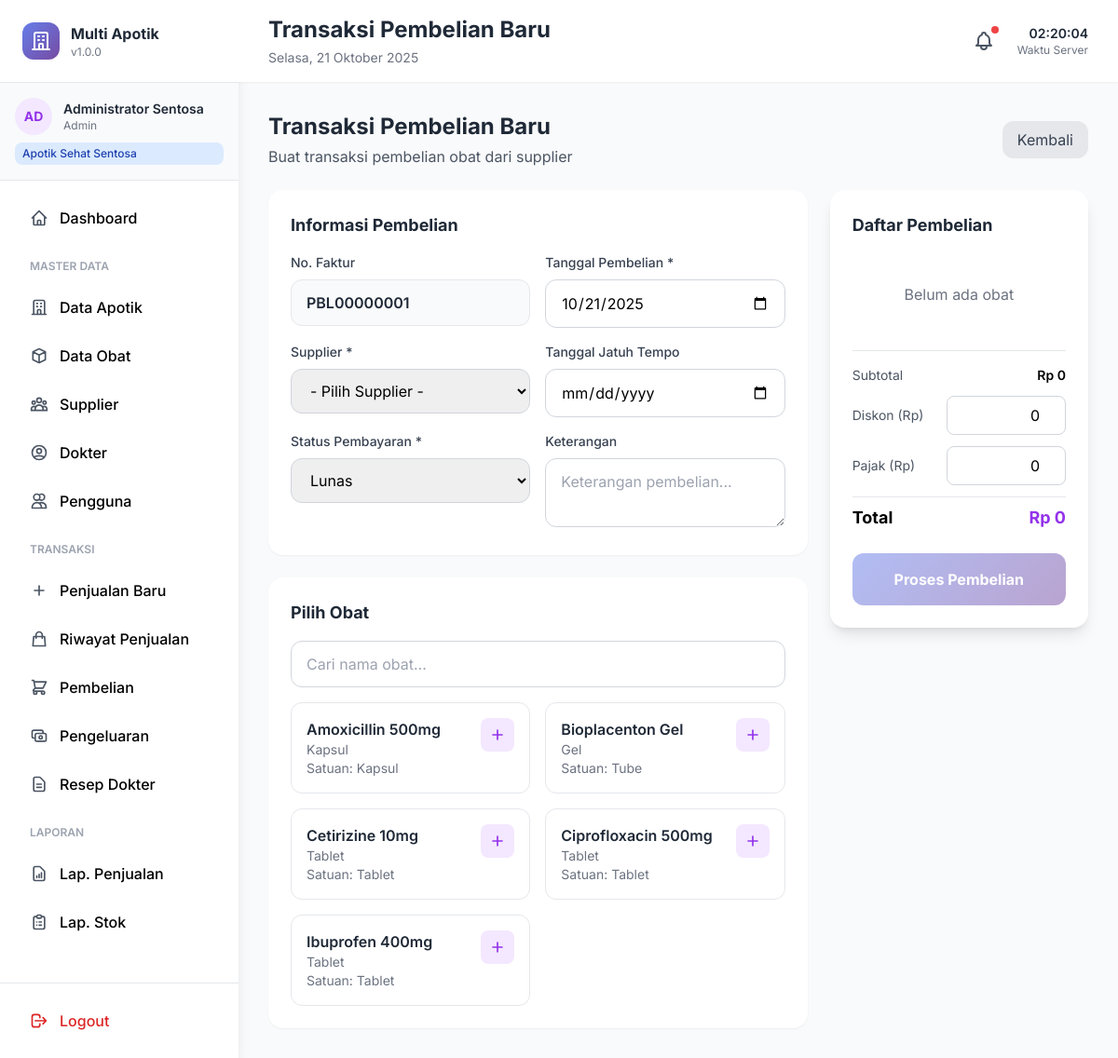
Page /pembelian/create.php (signed in) on the committed database.
### tables this page shows
CREATE TABLE obat (
    id_obat INT PRIMARY KEY AUTO_INCREMENT,
    id_apotik INT NOT NULL,
    id_kategori INT,
    kode_obat VARCHAR(50) UNIQUE NOT NULL,
    nama_obat VARCHAR(200) NOT NULL,
    jenis_obat VARCHAR(100),
    satuan VARCHAR(20) NOT NULL,
    harga_beli DECIMAL(15,2) DEFAULT 0,
    harga_jual DECIMAL(15,2) NOT NULL,
    margin_persen DECIMAL(5,2),
    aturan_pakai TEXT,
    dosis VARCHAR(100),
    efek_samping TEXT,
    golongan ENUM('bebas', 'bebas_terbatas', 'keras', 'narkotika') DEFAULT 'bebas',
    perlu_resep BOOLEAN DEFAULT FALSE,
    status ENUM('aktif', 'nonaktif') DEFAULT 'aktif',
    created_at TIMESTAMP DEFAULT CURRENT_TIMESTAMP,
    updated_at TIMESTAMP DEFAULT CURRENT_TIMESTAMP ON UPDATE CURRENT_TIMESTAMP,
    FOREIGN KEY (id_apotik) REFERENCES apotik(id_apotik) ON DELETE CASCADE,
    FOREIGN KEY (id_kategori) REFERENCES kategori_obat(id_kategori) ON DELETE SET NULL
);

### config.php (called while the page is built, shortened)
<?php
class Database {
    private static $instance = null;
    private $conn;
    private function __construct() {
        try {
            $this->conn = new mysqli(DB_HOST, DB_USER, DB_PASS, DB_NAME);
            $this->conn->set_charset("utf8mb4");
        } catch (Exception $e) {
            die("Database Error: " . $e->getMessage());
        }
    }
    public static function getInstance() {
        if (self::$instance === null) {
            self::$instance = new self();
        }
        return self::$instance;
    }
    public function query($sql) {
        return $this->conn->query($sql);
    }
    public function prepare($sql) {
        return $this->conn->prepare($sql);
    }
}
function db() {
    return Database::getInstance();
}
function generateKode($prefix, $table, $field, $length = 4) {
    $db = db();
    $query = "SELECT MAX(CAST(SUBSTRING($field, " . (strlen($prefix) + 1) . ") AS UNSIGNED)) as max_no FROM $table WHERE $field LIKE '$prefix%'";
    $result = $db->query($query);
    $row = $result->fetch_assoc();
    $next = ($row['max_no'] ?? 0) + 1;
    return $prefix . str_pad($next, $length, '0', STR_PAD_LEFT);
}
?>

### pembelian/create.php (the view, shortened to what this page needs)
<?php
require_once '../config.php';
$user = getUserData();
$db = db();
$no_faktur = generateKode('PBL', 'pembelian', 'no_faktur', 8);
$obatQuery = "SELECT * FROM obat WHERE id_apotik = ? AND status = 'aktif' ORDER BY nama_obat LIMIT 5";
$stmtObat = $db->prepare($obatQuery);
$stmtObat->bind_param("i", $user['id_apotik']);
$stmtObat->execute();
$obatList = $stmtObat->get_result();
include '../includes/header.php';
?>
<div class="space-y-6">
    <div class="flex items-center justify-between">
        <div>
            <h2 class="text-2xl font-bold text-gray-800">Transaksi Pembelian Baru</h2>
            <p class="text-gray-600 mt-1">Buat transaksi pembelian obat dari supplier</p>
        </div>
        <a href="index.php" class="px-4 py-2 bg-gray-200 text-gray-700 rounded-xl hover:bg-gray-300 transition-all">
            Kembali
        </a>
    </div>
    <form id="formPembelian" method="POST" action="process.php">
        <div class="grid grid-cols-1 lg:grid-cols-3 gap-6">
            <div class="lg:col-span-2 space-y-6">
                <div class="bg-white rounded-2xl shadow-sm p-6">
                    <h3 class="text-lg font-bold text-gray-800 mb-4">Informasi Pembelian</h3>
                    <div class="grid grid-cols-1 md:grid-cols-2 gap-4">
                        <div>
                            <label class="block text-sm font-medium text-gray-700 mb-2">No. Faktur</label>
                            <input type="text" name="no_faktur" value="<?= $no_faktur ?>" readonly
                                   class="w-full px-4 py-3 bg-gray-50 border border-gray-200 rounded-xl text-gray-800 font-semibold">
                        </div>
                        <div>
                            <label class="block text-sm font-medium text-gray-700 mb-2">Tanggal Pembelian *</label>
                            <input type="date" name="tanggal_pembelian" value="<?= date('Y-m-d') ?>" required
                                   class="w-full px-4 py-3 border border-gray-300 rounded-xl focus:ring-2 focus:ring-purple-500">
                        </div>
                        <div>
                            <label class="block text-sm font-medium text-gray-700 mb-2">Supplier *</label>
                            <select name="id_supplier" required class="w-full px-4 py-3 border border-gray-300 rounded-xl focus:ring-2 focus:ring-purple-500">
                                <option value="">- Pilih Supplier -</option>
                            </select>
                        </div>
                        <div>
                            <label class="block text-sm font-medium text-gray-700 mb-2">Tanggal Jatuh Tempo</label>
                            <input type="date" name="tanggal_jatuh_tempo"
                                   class="w-full px-4 py-3 border border-gray-300 rounded-xl focus:ring-2 focus:ring-purple-500">
                        </div>
                        <div>
                            <label class="block text-sm font-medium text-gray-700 mb-2">Status Pembayaran *</label>
                            <select name="status_pembayaran" required class="w-full px-4 py-3 border border-gray-300 rounded-xl focus:ring-2 focus:ring-purple-500">
                                <option value="lunas">Lunas</option>
                            </select>
                        </div>
                        <div>
                            <label class="block text-sm font-medium text-gray-700 mb-2">Keterangan</label>
                            <textarea name="keterangan" rows="2"
                                      class="w-full px-4 py-3 border border-gray-300 rounded-xl focus:ring-2 focus:ring-purple-500"
                                      placeholder="Keterangan pembelian..."></textarea>
                        </div>
                    </div>
                </div>
                <div class="bg-white rounded-2xl shadow-sm p-6">
                    <h3 class="text-lg font-bold text-gray-800 mb-4">Pilih Obat</h3>
                    <div class="mb-4">
                        <input type="text" id="searchObat" placeholder="Cari nama obat..."
                               class="w-full px-4 py-3 border border-gray-300 rounded-xl focus:ring-2 focus:ring-purple-500">
                    </div>
                    <div class="grid grid-cols-1 md:grid-cols-2 gap-4 max-h-96 overflow-y-auto" id="obatContainer">
                        <?php
                        $obatList->data_seek(0);
                        while ($obat = $obatList->fetch_assoc()):
                        ?>
                        <div class="obat-item border border-gray-200 rounded-xl p-4 hover:border-purple-500 cursor-pointer transition-all"
                             data-nama="<?= strtolower($obat['nama_obat']) ?>"
                             onclick="showObatModal(<?= htmlspecialchars(json_encode($obat)) ?>)">
                            <div class="flex items-start justify-between">
                                <div class="flex-1">
                                    <h4 class="font-semibold text-gray-800"><?= htmlspecialchars($obat['nama_obat']) ?></h4>
                                    <p class="text-sm text-gray-500"><?= htmlspecialchars($obat['jenis_obat']) ?></p>
                                    <p class="text-sm text-gray-500">Satuan: <?= htmlspecialchars($obat['satuan']) ?></p>
                                </div>
                                <button type="button" class="p-2 bg-purple-100 text-purple-600 rounded-lg hover:bg-purple-200">
                                    <svg class="w-5 h-5" fill="none" stroke="currentColor" viewBox="0 0 24 24">
                                        <path stroke-linecap="round" stroke-linejoin="round" stroke-width="2" d="M12 6v6m0 0v6m0-6h6m-6 0H6"></path>
                                    </svg>
                                </button>
                            </div>
                        </div>
                        <?php endwhile; ?>
                    </div>
                </div>
            </div>
            <div class="lg:col-span-1">
                <div class="bg-white rounded-2xl shadow-lg p-6 sticky top-6">
                    <h3 class="text-lg font-bold text-gray-800 mb-4">Daftar Pembelian</h3>
                    <div id="cartItems" class="space-y-3 mb-4 max-h-96 overflow-y-auto">
                        <p class="text-center text-gray-500 py-8">Belum ada obat</p>
                    </div>
                    <div class="border-t border-gray-200 pt-4 space-y-3">
                        <div class="flex justify-between text-sm">
                            <span class="text-gray-600">Subtotal</span>
                            <span class="font-semibold" id="subtotalText">Rp 0</span>
                        </div>
                        <div class="flex justify-between items-center">
                            <label class="text-sm text-gray-600">Diskon (Rp)</label>
                            <input type="number" name="diskon" id="diskon" value="0" min="0"
                                   class="w-32 px-3 py-2 border border-gray-300 rounded-lg text-right"
                                   onchange="updateTotal()">
                        </div>
                        <div class="flex justify-between items-center">
                            <label class="text-sm text-gray-600">Pajak (Rp)</label>
                            <input type="number" name="pajak" id="pajak" value="0" min="0"
                                   class="w-32 px-3 py-2 border border-gray-300 rounded-lg text-right"
                                   onchange="updateTotal()">
                        </div>
                        <div class="flex justify-between text-lg font-bold pt-2 border-t">
                            <span>Total</span>
                            <span class="text-purple-600" id="totalText">Rp 0</span>
                        </div>
                    </div>
                    <button type="submit" id="btnProses" class="w-full mt-6 py-4 gradient-bg text-white rounded-xl font-bold hover:shadow-lg transition-all disabled:opacity-50" disabled>
                        Proses Pembelian
                    </button>
                </div>
            </div>
        </div>
    </form>
</div>
<?php include '../includes/footer.php'; ?>

### includes/header.php (style rules this page uses)
* { font-family: 'Inter', sans-serif; }
.gradient-bg { background: linear-gradient(135deg, #667eea 0%, #764ba2 100%); }

### rows in the picture
obat: nama_obat "Amoxicillin 500mg", jenis_obat "Kapsul", satuan "Kapsul"
obat: nama_obat "Bioplacenton Gel", jenis_obat "Gel", satuan "Tube"
obat: nama_obat "Cetirizine 10mg", jenis_obat "Tablet", satuan "Tablet"
obat: nama_obat "Ciprofloxacin 500mg", jenis_obat "Tablet", satuan "Tablet"
obat: nama_obat "Ibuprofen 400mg", jenis_obat "Tablet", satuan "Tablet"

### other values in the picture
APP_NAME "Multi Apotik"
APP_VERSION "1.0.0"
substr($user['nama'], 0, 2) "AD"
$user['nama'] "Administrator Sentosa"
$user['role'] "Admin"
$user['nama_apotik'] "Apotik Sehat Sentosa"
$pageTitle "Transaksi Pembelian Baru"
